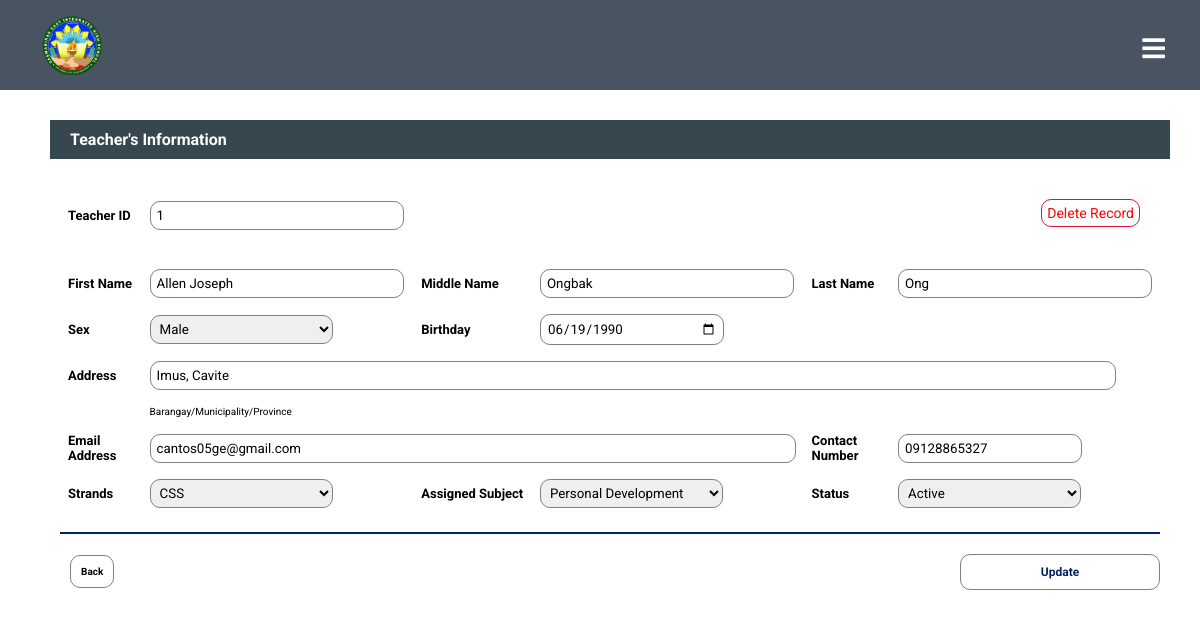
The app's page /Admin/viewsubteacher.php?stid=1 with its own data.
### tables this page shows
CREATE TABLE IF NOT EXISTS `tbl_subjectteacher` (
`teacher_ID` int(50) NOT NULL,
  `teacher_lname` varchar(255) NOT NULL,
  `teacher_fname` varchar(255) NOT NULL,
  `teacher_mname` varchar(255) NOT NULL,
  `teacher_email_address` varchar(255) NOT NULL,
  `teacher_sex` varchar(255) NOT NULL,
  `teacher_bday` date NOT NULL,
  `teacher_address` varchar(255) NOT NULL,
  `teacher_contact_number` varchar(12) NOT NULL,
  `strands_name` varchar(255) NOT NULL,
  `subject_teaching` varchar(255) NOT NULL,
  `teacher_status` varchar(255) NOT NULL
);

### Admin/viewsubteacher.php (the view, shortened to what this page needs)
<?php
include("../dbconnect.php");
$stid = $_GET['stid'];
$sql = mysqli_query($conn, "SELECT * FROM tbl_subjectteacher WHERE teacher_ID = '$stid'");
$rec = mysqli_fetch_assoc($sql);
?>
<!DOCTYPE html>
<html>
<head>
	<link rel="stylesheet" type="text/css" href="css/styles.css">
    <link rel="stylesheet" href="https://cdn.jsdelivr.net/npm/bootstrap-select@1.13.14/dist/css/bootstrap-select.min.css">
	<link rel="stylesheet" href="https://ajax.googleapis.com/ajax/libs/jqueryui/1.12.1/themes/smoothness/jquery-ui.css">
	<link rel="stylesheet" href="https://cdnjs.cloudflare.com/ajax/libs/chosen/1.8.7/chosen.min.css">
	<link rel="stylesheet" type="text/css" href="css/styles.css">
	<link rel="stylesheet" type="text/css" href="css/register.css">
</head>
<body>
	<?php
		include('navbar.php')
	?>
	<div class="container">
		<div class="header">
			<h4>Teacher's Information</h4>
		</div>
		<form method="post">
			<table class="table1">
				<tr>
					<td class="head">Teacher ID</td>
					<td><input type="number" class="lrn_id" name="teacher_ID" value="<?php echo $rec['teacher_ID']; ?>" readonly></td>
					<td colspan="4" align="right">
						<div class="delete-teacher">
							<a href="deletesubTeacherinfo.php?stid=<?php echo $rec['teacher_ID']; ?>" onclick="confirm('Are you sure to delete this record with its account?');">Delete Record</a>
						</div>
					</td>
				</tr>
				<tr>
               		<td class="head">First Name</td>
					<td><input type="text" class="adviser_list" value="<?php echo $rec['teacher_fname']; ?>" placeholder="" required name="teacher_fname"></td>
                    <td class="head">Middle Name</td>
                    <td><input type="text" class="adviser_list" value="<?php echo $rec['teacher_mname']; ?>" placeholder="" required name="teacher_mname"></td>
                    <td class="head">Last Name</td>
                    <td><input type="text" class="adviser_list" value="<?php echo $rec['teacher_lname']; ?>" placeholder="" required name="teacher_lname"></td>
				</tr>
				<tr>
					<td class="head">Sex</td>
					<td>
						<select name="teacher_sex" required>
							<option selected hidden><?php echo $rec['teacher_sex']; ?></option>
						</select>
					</td>
					<td class="head">Birthday</td>
					<td><input type="date" name="teacher_bday" required value="<?php echo $rec['teacher_bday']; ?>"></td>
				</tr>
				<tr>
					<td class="head">Address</td>
					<td colspan="5"><input type="text" name="teacher_address" class="address" required value="<?php echo $rec['teacher_address']; ?>"></td>
				</tr>
				<tr>
					<td></td>
					<td>
						<p class="desc">Barangay/Municipality/Province</p>
					</td>
				</tr>
				<tr>
					<td class="head">Email Address</td>
					<td colspan="3"><input type="text" name="teacher_email_address" class="email" required value="<?php echo $rec['teacher_email_address']; ?>"></td>
					<td class="head">Contact Number</td>
					<td><input type="number" name="teacher_contact_number" required value="<?php echo $rec['teacher_contact_number']; ?>"></td>
				</tr>
				<tr>
					<td class="head">Strands</td>
					<td>
						<select name="strands_name">
							<option selected hidden><?php echo $rec['strands_name']; ?></option>
						</select>
					</td>
					<td class="head">Assigned Subject</td>
						<td  >
                            <select name="subject_name" class="chosen" >
							<option selected hidden><?php echo $rec['subject_teaching']?></option>
							</select>
						</td>
						<td class="head">Status</td>
						<td>
							<select name="teacher_status" required>
								<option selected hidden><?php echo $rec['teacher_status']; ?></option>
							</select>
						</td>
				</tr>
				<tr>
					<td></td>
				</tr>
			</table>
			<div class="footer-links">
				<div class="back-btn">
					<a href="subteacherlist.php">Back</a>
				</div>
				<div class="update-btn">
					<input type="submit" name="update" value="Update" id="update">
				</div>
			</div>
		</form>
	</div>
</body>
</html>

### Admin/css/styles.css (style rules this page uses)
* { margin: 0; padding: 0; text-decoration: none; font-family: "Roboto", sans-serif; }
@media screen and (max-width:1300px) { .delete-teacher { padding: 12px 12px; text-decoration: none; color: #002366; background-color: white; font-size: 12px; margin-top: 16px; } }

### Admin/css/register.css (style rules this page uses)
* { padding: 0; margin: 0; font-family: sans-serif; }
.container { margin: 120px 30px 0 50px; }
form { padding: 10px 10px; }
table { border-collapse: collapse; }
table td { padding: 8px 8px; }
table .head { font-size: 13px; font-weight: bold; }
input, select { width: 170px; padding: 6px 6px; border: 1px solid gray; border-radius: 10px; }
select { padding: 5px 5px; width: 183px; }
.back-btn a { text-decoration: none; font-size: 10px; color: black; padding: 10px 10px; background-color: white; border: 1px solid gray; border-radius: 10px; margin-bottom: 2rem; }
form .desc { font-size: 10px; text-align: justify-all; }
table { border-bottom: 2px solid #002366; }
@media screen and (max-width:1300px) { .header h4 { display: block !important; } }

### Admin/viewsubteacher.php (style rules this page uses)
.delete-teacher { margin-left: 577px; margin-bottom: 20px; }
.delete-teacher a { text-decoration: none; font-size: 14px; color: red; padding: 5px 5px; border: 1px solid crimson; border-radius: 10px; }
input[type="submit"] { text-decoration: none; margin-left: 389px; margin-bottom: 20px; margin-top: 20px; width: 200px; font-size: 12px; font-weight: bold; color: #002366; padding: 10px 10px; background-color: white; border: 1px solid gray; border-radius: 10px; }
.header h4 { padding: 10px 20px; background-color:#37474f; color: white; }
.table1 { border-bottom: 2px solid #002366; width: 100%; }
.lrn_id { width: 240px; }
.adviser_list { width: 240px; }
.address { width: 95%; }
.footer-links { display: flex; justify-content: space-between; }
.email { width: 39.5rem; }
.back-btn { text-decoration: none; float: left; margin-bottom: 20px; margin-top: 20px; width: 250px; font-size: 12px; font-weight: bold; color: #002366; padding: 10px 10px; background-color: white; border-radius: 10px; }

### records on screen
tbl_subjectteacher: teacher_ID "1", teacher_fname "Allen Joseph", teacher_mname "Ongbak", teacher_lname "Ong", teacher_sex "Male", teacher_bday "06/19/1990", teacher_address "Imus, Cavite", teacher_email_address "cantos05ge@gmail.com", teacher_contact_number "09128865327", strands_name "CSS", subject_name "Personal Development", teacher_status "Active"
